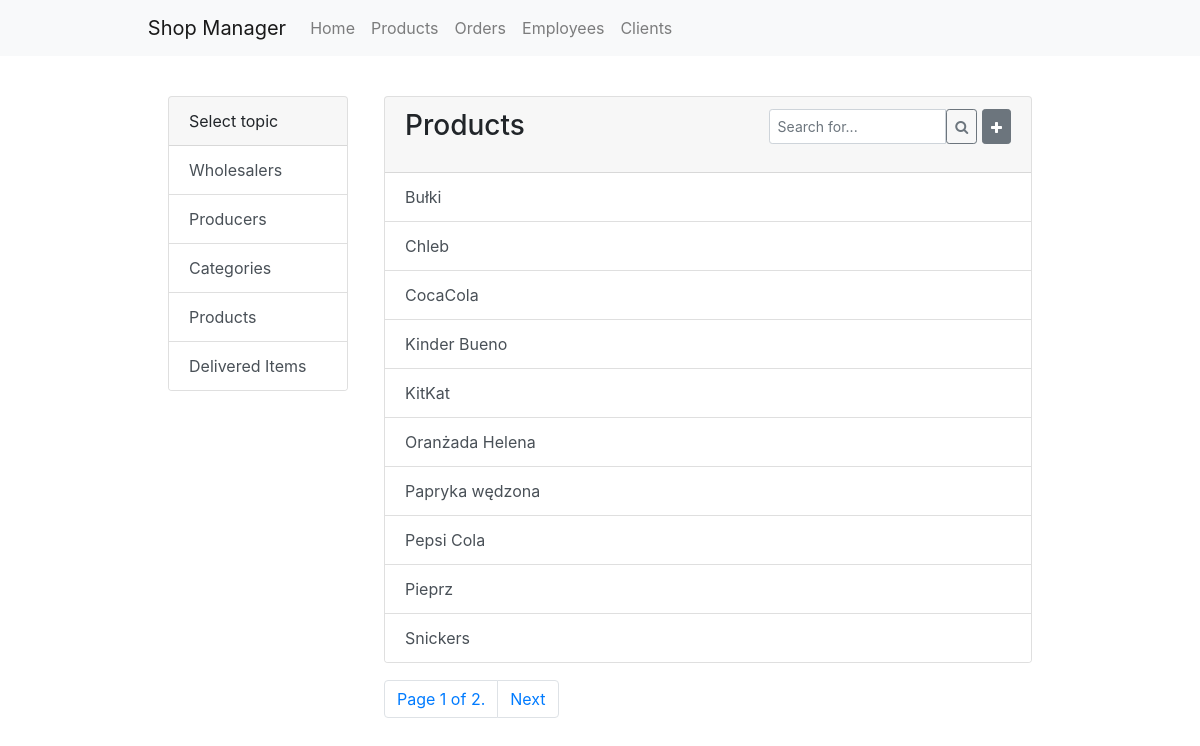
Screenshot of /products/ with the database file from the repository.
### products/models.py (models this page shows)
class Product(models.Model):
    code = models.PositiveIntegerField(primary_key=True, help_text="Please pass the code of the product.")
    name = models.CharField(max_length=100, help_text="Please pass the name of the product.")
    description = models.TextField(max_length=1000, blank=True, help_text="Optional: Please pass the description of the product.")
    category = models.ForeignKey(Category, on_delete=models.SET_NULL, null=True, help_text="Please select the category of the product.")
    producer = models.ForeignKey(Producer, on_delete=models.SET_NULL, null=True, help_text="Please select the producer of the producer.")
    def __str__(self):
        return self.name
    class Meta:
        ordering = ['name']

### products/views.py (the view, shortened to what this page needs)
# urls.py: path('', views.ProductListView.as_view(), name='product-list'),
class ProductListView(generic.ListView):
    model = Product
    paginate_by = 10
    template_name = 'products/list.html'
    def get_context_data(self, **kwargs):
        context = super().get_context_data(**kwargs)
        context['name'] = self.model.__name__ + 's'
        return context

### products/templates/products/list.html
{% extends "base.html" %}
{% block content%}
    <div style="width: 90%; margin-left: 5%;">
        <div class="position-fixed card" style="width: 15%;">
            <div class="card-header">
              Select topic
            </div>
            <ul class="list-group list-group-flush">
                <a class="list-group-item list-group-item-action" href="{% url 'products:wholesaler-list'%}">Wholesalers</a>
                <a class="list-group-item list-group-item-action" href="{% url 'products:producer-list'%}">Producers</a>
                <a class="list-group-item list-group-item-action" href="{% url 'products:category-list'%}">Categories</a>
                <a class="list-group-item list-group-item-action" href="{% url 'products:product-list'%}">Products</a>
                <a class="list-group-item list-group-item-action" href="{% url 'products:delivered-items-list'%}">Delivered Items</a>
            </ul>
        </div>
        {% include "list.html" %}
    </div>
{% endblock %}

### templates/list.html (shortened to what this page needs)
<div class="card" style="width: 75%; margin-left: 25%;">
    <ul class="list-group list-group-flush">
        <div class="card-header">
            {% if results %}
                <h3>{{ name }}</h3>
                <h4 class="font-weight-light" style="float: left; margin-bottom: 0;">{{ results }}</h4>
            {% else %}
                <h3 style="float:left; margin-bottom: 0;">{{ name }}</h3>
            {% endif %}
            <form method="post">{% csrf_token %}
                <div class="input-group mb-3" style="width: 40%; height:20%; float:right;">
                    <input type="text" class="form-control btn-sm" placeholder="Search for..." aria-label="Recipient's username" aria-describedby="button-addon2" style="width: 70%; float: left;" name="search" maxlength="20">
                    <button class="btn btn-outline-secondary btn-sm" type="submit" id="button-addon2" style="float: right;"><span class="fa fa-search"></span></button>
                    <a href="create/" class="btn btn-sm btn-secondary" style="float: right; margin-left: 2%;"><span class="fa fa-plus" style="margin-top: 7px;"></span></a>
                </div>
            </form>
          </div>
        {% for obj in object_list %}
            {% if name == 'Products' %}
                <a class="list-group-item list-group-item-action" href="{{ obj.code }}">{{ obj }}</a>
            {% else %}
                <a class="list-group-item list-group-item-action" href="{{ obj.id }}">{{ obj }}</a>
            {% endif %}
        {% endfor %}
    </ul>
</div>
<nav aria-label="Page navigation example" style="width: 55%; margin-left: 25%; margin-top:2%;">
    <ul class="pagination">
        <li class="page-item"><span class="page-link">Page {{ page_obj.number }} of {{ page_obj.paginator.num_pages }}.</span></li>
        {% if page_obj.has_next %}
            <li class="page-item"><a class="page-link" href="?page={{ page_obj.next_page_number }}">Next</a></li>
        {% endif %}
    </ul>
</nav>

### rows the page displays
Product: name "Bułki"
Product: name "Chleb"
Product: name "CocaCola"
Product: name "Kinder Bueno"
Product: name "KitKat"
Product: name "Oranżada Helena"
Product: name "Papryka wędzona"
Product: name "Pepsi Cola"
Product: name "Pieprz"
Product: name "Snickers"

### other values shown
{{ name }} "Products"
{{ page_obj.number }} "1"
{{ page_obj.paginator.num_pages }} "2"
